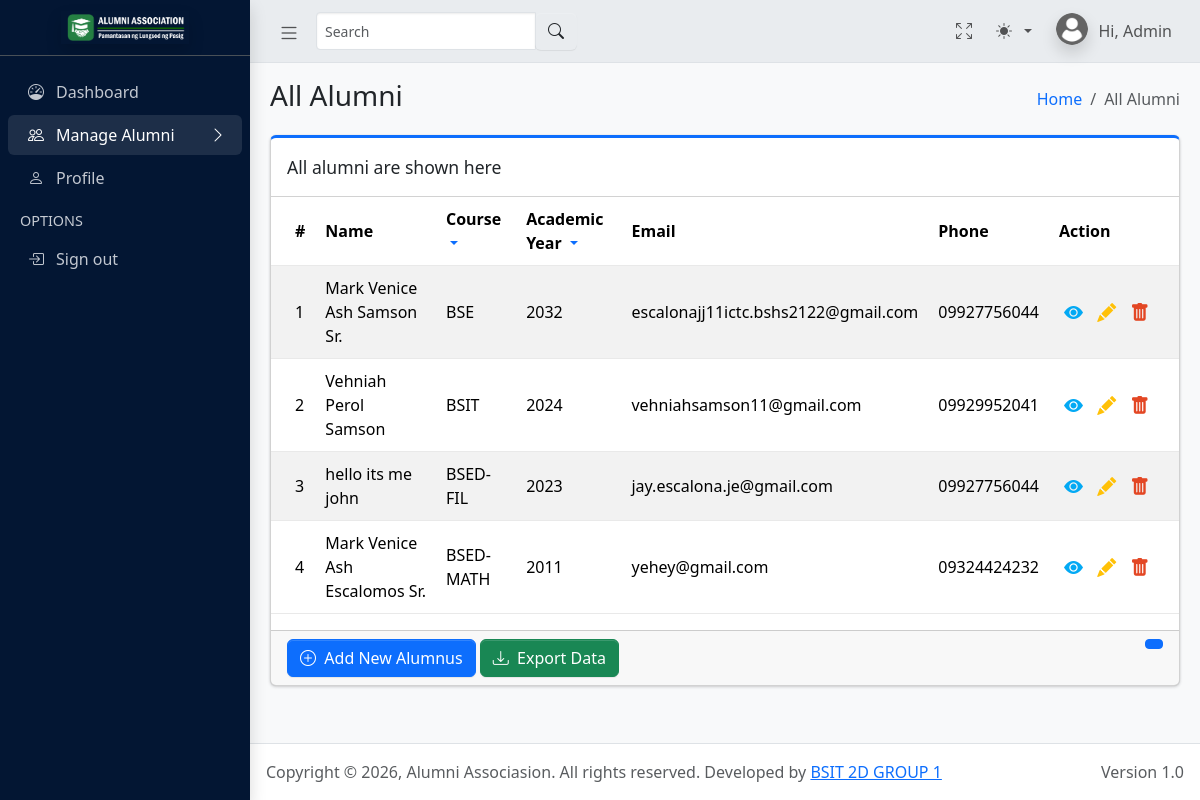
/admin/all_alumni.php (signed in), run on an earlier commit of the app's database.
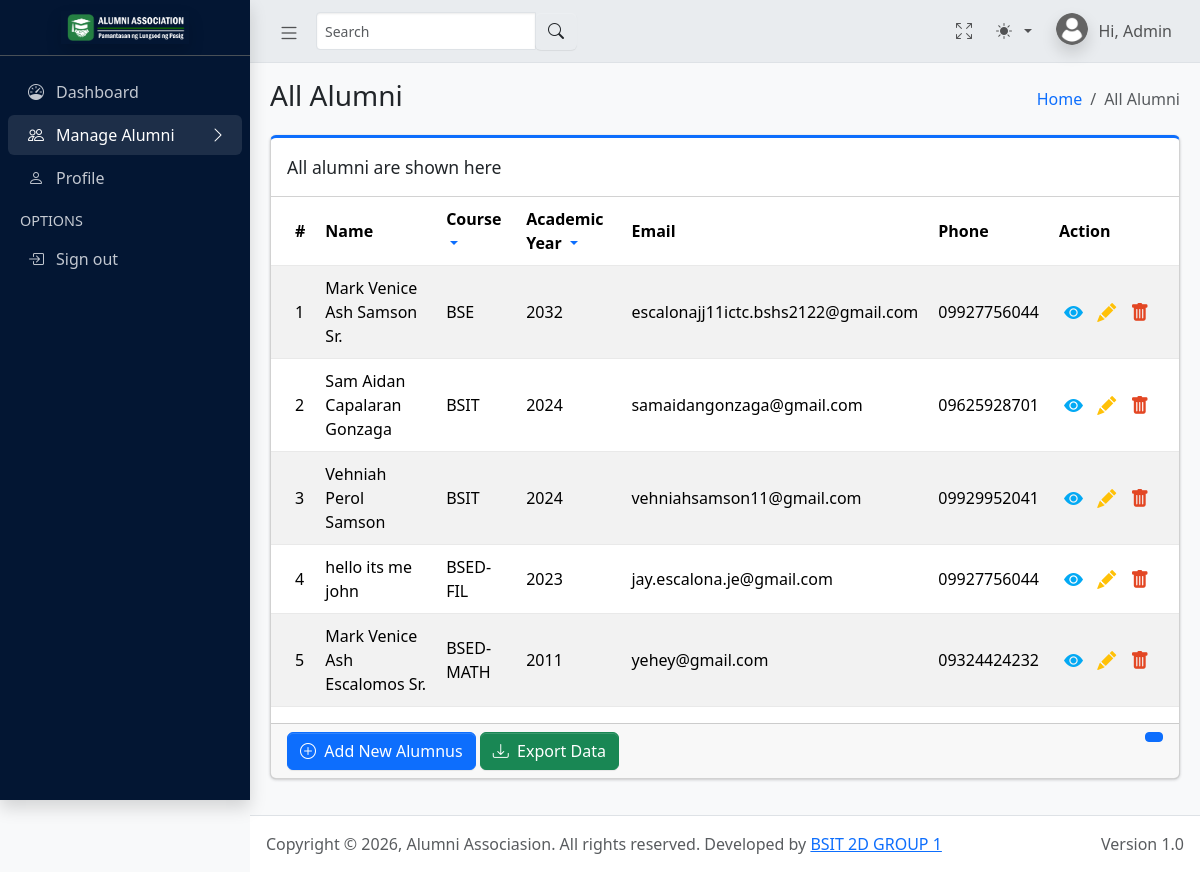
And on a later commit of the database.
### tables this page shows
CREATE TABLE `alumnidetails` (
  `alumni_id` int(11) NOT NULL AUTO_INCREMENT,
  `user_id` int(11) NOT NULL,
  `student_number` varchar(20) NOT NULL,
  `course_id` int(11) DEFAULT NULL,
  `year_graduated` year(4) NOT NULL,
  PRIMARY KEY (`alumni_id`),
  UNIQUE KEY `user_id` (`user_id`),
  UNIQUE KEY `student_number` (`student_number`),
  KEY `course_id` (`course_id`),
  CONSTRAINT `alumnidetails_ibfk_1` FOREIGN KEY (`user_id`) REFERENCES `users` (`id`) ON DELETE CASCADE,
  CONSTRAINT `alumnidetails_ibfk_2` FOREIGN KEY (`course_id`) REFERENCES `courses` (`course_id`)
);

CREATE TABLE `courses` (
  `course_id` int(11) NOT NULL AUTO_INCREMENT,
  `course_name` varchar(100) NOT NULL,
  `course_code` varchar(20) NOT NULL,
  `department_id` int(11) DEFAULT NULL,
  PRIMARY KEY (`course_id`),
  UNIQUE KEY `course_code` (`course_code`),
  KEY `department_id` (`department_id`),
  CONSTRAINT `courses_ibfk_1` FOREIGN KEY (`department_id`) REFERENCES `departments` (`department_id`)
);

CREATE TABLE `users` (
  `id` int(11) NOT NULL AUTO_INCREMENT,
  `email` varchar(100) NOT NULL,
  `password` varchar(255) NOT NULL,
  `role` enum('alumni','admin') NOT NULL,
  `status` enum('active','pending','inactive') DEFAULT 'pending',
  `created_at` timestamp NOT NULL DEFAULT current_timestamp(),
  PRIMARY KEY (`id`),
  UNIQUE KEY `email` (`email`),
  KEY `idx_user_email` (`email`)
);

CREATE TABLE `userprofile` (
  `profile_id` int(11) NOT NULL AUTO_INCREMENT,
  `user_id` int(11) NOT NULL,
  `first_name` varchar(50) NOT NULL,
  `last_name` varchar(50) NOT NULL,
  `suffix` varchar(10) DEFAULT NULL,
  `middle_name` varchar(50) DEFAULT NULL,
  `contact_number` varchar(11) DEFAULT NULL,
  `address` varchar(255) DEFAULT NULL,
  `birthdate` date DEFAULT NULL,
  `gender` enum('Male','Female') DEFAULT NULL,
  `profile_picture` varchar(255) DEFAULT NULL,
  PRIMARY KEY (`profile_id`),
  UNIQUE KEY `user_id` (`user_id`),
  CONSTRAINT `userprofile_ibfk_1` FOREIGN KEY (`user_id`) REFERENCES `users` (`id`) ON DELETE CASCADE
);

### admin/all_alumni.php (the view, shortened to what this page needs)
<?php
include("../backend/db_admin.php");
$limit = 8;
$page = isset($_GET['page']) ? (int)$_GET['page'] : 1;
$offset = ($page - 1) * $limit;
$selected_course = $_GET['course'] ?? 'All';
$selected_year = $_GET['year'] ?? 'All';
$query = "
SELECT
ad.alumni_id,
TRIM(CONCAT_WS(' ',
    up.first_name,
    NULLIF(up.middle_name, ''),
    up.last_name,
    NULLIF(up.suffix, '')
)) AS full_name,
c.course_code AS Programme,
ad.year_graduated AS Academic_year,
u.email AS Email,
up.contact_number AS Phone
FROM alumnidetails ad
INNER JOIN users u ON ad.user_id = u.id
INNER JOIN userprofile up ON up.user_id = u.id
LEFT JOIN courses c ON ad.course_id = c.course_id
WHERE
    ('$selected_course' = 'All' OR c.course_code = '$selected_course')
    AND ('$selected_year' = 'All' OR ad.year_graduated = '$selected_year')
ORDER BY ad.year_graduated DESC, c.course_code ASC, ad.alumni_id DESC
LIMIT $limit OFFSET $offset
";
$ret = mysqli_query($conn, $query);
$total_q = "
SELECT COUNT(*) AS total
FROM alumnidetails ad
LEFT JOIN courses c ON ad.course_id = c.course_id
WHERE
    ('$selected_course' = 'All' OR c.course_code = '$selected_course')
    AND ('$selected_year' = 'All' OR ad.year_graduated = '$selected_year')
";
$total_res = mysqli_query($conn, $total_q);
$total_row = mysqli_fetch_assoc($total_res);
$total_records = $total_row['total'];
$total_pages = ceil($total_records / $limit);
?>
<!DOCTYPE html>
<html lang="en">
<head>
    <?php include('includes/global_styles.php'); ?>
</head>
<body class="layout-fixed sidebar-expand-lg bg-body-tertiary">
    <div class="app-wrapper">
        <?php include('includes/navbar.php'); ?>
        <?php include('includes/sidebar.php'); ?>
        <main class="app-main">
            <div class="app-content-header">
                <div class="container-fluid">
                    <div class="row">
                        <div class="col-sm-6">
                            <h3 class="mb-0">All Alumni</h3>
                        </div>
                        <div class="col-sm-6">
                            <ol class="breadcrumb float-sm-end">
                                <li class="breadcrumb-item"><a href="dashboard.php">Home</a></li>
                                <li class="breadcrumb-item active" aria-current="page">All Alumni</li>
                            </ol>
                        </div>
                    </div>
                </div>
            </div>
            <div class="app-content">
                <div class="container-fluid">
                    <div class="row g-4">
                        <div class="col-md-12">
                            <div class="card card-primary card-outline mb-4">
                                <div class="card-header">
                                    <div class="card-title">All alumni are shown here</div>
                                </div>
                                <div class="card-body p-0">
                                    <div class="table-responsive">
                                        <form method="GET" id="filterForm">
                                            <table class="table table-striped table-hover" id="table-data">
                                                <thead>
                                                    <tr class="align-middle">
                                                        <th style="width: 10px">#</th>
                                                        <th>Name</th>
                                                        <th>
                                                            Course
                                                            <div class="dropdown d-inline">
                                                                <a href="#" class="dropdown-toggle" data-bs-toggle="dropdown" style="text-decoration:none;">
                                                                </a>
                                                            </div>
                                                        </th>
                                                        <th>
                                                            Academic Year
                                                            <div class="dropdown d-inline">
                                                                <a href="#" class="dropdown-toggle" data-bs-toggle="dropdown" style="text-decoration:none;">
                                                                </a>
                                                            </div>
                                                        </th>
                                                        <th>Email</th>
                                                        <th>Phone</th>
                                                        <th style="width: 40px">Action</th>
                                                    </tr>
                                                </thead>
                                                <tbody>
                                                    <?php
                                                    $cnt = $offset + 1;
                                                    if (mysqli_num_rows($ret) > 0) {
                                                        while ($row = mysqli_fetch_array($ret)) {
                                                    ?>
                                                            <tr class="align-middle">
                                                                <td><?= $cnt ?></td>
                                                                <td><?= $row['full_name'] ?></td>
                                                                <td><?= $row['Programme'] ?></td>
                                                                <td><?= $row['Academic_year'] ?></td>
                                                                <td><?= $row['Email'] ?></td>
                                                                <td><?= $row['Phone'] ?></td>
                                                                <td>
                                                                    <a href="view_alumnus.php?id=<?= $row['alumni_id'] ?>" class="view">
                                                                        <i class="bi bi-eye-fill"></i>
                                                                    </a>
                                                                    <a href="edit_alumnus.php?id=<?= $row['alumni_id'] ?>" class="edit">
                                                                        <i class="bi bi-pencil-fill"></i>
                                                                    </a>
                                                                    <a href="all_alumni.php?delete=1&id=<?= $row['alumni_id'] ?>"
                                                                        class="delete"
                                                                        onclick="return confirm('Delete this record?');">
                                                                        <i class="bi bi-trash-fill"></i>
                                                                    </a>
                                                                </td>
                                                            </tr>
                                                        <?php
                                                            $cnt = $cnt + 1;
                                                        }
                                                    } else { ?>
                                                        <tr>
                                                            <th style="text-align:center; color:red;" colspan="7">No Record Found</th>
                                                        </tr>
                                                    <?php } ?>
                                                </tbody>
                                            </table>
                                        </form>
                                    </div>
                                </div>
                                <div class="card-footer clearfix">
                                    <form action="export_data.php" method="POST">
                                        <a href="add_alumnus.php" class="btn btn-primary"><i class="bi bi-plus-circle"></i>&nbsp; Add New Alumnus</a>
                                        <button class="exportexcel btn btn-success" id="exportexcel" name="exportexcel" type="submit"><i class="bi bi-download"></i>&nbsp; Export Data</button>
                                        <ul class="pagination pagination-sm m-0 float-end">
                                            <?php for ($i = 1; $i <= $total_pages; $i++): ?>
                                                <li class="page-item <?php if ($i == $page) echo 'active'; ?>">
                                                    <a class="page-link" href="?course=<?= $selected_course ?>&year=<?= $selected_year ?>&page=<?= $i ?>"></a>
                                                </li>
                                            <?php endfor; ?>
                                        </ul>
                                    </form>
                                </div>
                            </div>
                        </div>
                    </div>
                </div>
            </div>
        </main>
        <?php include("includes/footer.php"); ?>
</body>
</html>

### admin/includes/global_styles.php
<link rel="stylesheet" href="https://cdn.jsdelivr.net/npm/@fontsource/source-sans-3@5.1.0/index.min.css">
    <link rel="stylesheet" href="css/overlayscrollbars.min.css">
    <link rel="stylesheet" href="css/bootstrap-icons.min.css">
    <link rel="stylesheet" href="css/dashboard-style.css">

### admin/includes/navbar.php (shortened to what this page needs)
<nav class="app-header navbar navbar-expand bg-body-secondary">
    <div class="container-fluid">
        <ul class="navbar-nav">
            <li class="nav-item"> <a class="nav-link" data-lte-toggle="sidebar" href="#" role="button"> <i class="bi bi-list" style="font-size: 22px;"></i> </a> </li>
            <form class="form-inline ml-3 mt-1 mb-1">
                <div class="input-group input-group-sm">
                    <input class="form-control form-control-navbar" type="search" id="Search" placeholder="Search" aria-label="Search" onkeyup="search()">
                    <div class="input-group-append">
                        <button class="btn btn-navbar" type="submit">
                            <i class="bi bi-search"></i>
                        </button>
                    </div>
                </div>
            </form>
        </ul>
        <ul class="navbar-nav ms-auto">
            <li class="nav-item"> <a class="nav-link" href="#" data-lte-toggle="fullscreen"> <i data-lte-icon="maximize" class="bi bi-arrows-fullscreen"></i> </a></li>
            <li class="nav-item dropdown">
                <button class="btn btn-link nav-link py-2 px-0 px-lg-2 dropdown-toggle d-flex align-items-center" id="bd-theme" type="button" aria-expanded="false" data-bs-toggle="dropdown" data-bs-display="static">
                    <span class="theme-icon-active">
                        <i class="my-1"></i>
                    </span>
                </button>
            </li>
            <li class="nav-item dropdown user-menu"> <a href="#" class="nav-link dropdown-toggle" data-bs-toggle="dropdown"> <img src="img/user.webp" class="user-image rounded-circle shadow" alt="User Image"> <span class="d-none d-md-inline">Hi, Admin</span> </a>
            </li>
        </ul>
    </div>
</nav>

### admin/includes/sidebar.php (shortened to what this page needs)
<aside class="app-sidebar bg-primary-subtle shadow" data-bs-theme="dark">
            <div class="sidebar-brand"><a href="dashboard.php" class="brand-link"><img src="img/alumni_plp_header_3.png" alt="AASICT Logo" class="brand-image shadow"> </a></div>
            <?php
            $activePage = basename($_SERVER['PHP_SELF'], ".php");
            ?>
            <div class="sidebar-wrapper">
                <nav class="mt-2">
                    <ul class="nav sidebar-menu flex-column" data-lte-toggle="treeview" role="menu" data-accordion="false">
                        <li class="nav-item"> <a href="dashboard.php" class="nav-link <?= ($activePage == 'dashboard') ? 'active':''; ?>"> <i class="nav-icon bi bi-speedometer"></i><p>Dashboard</p></a></li>
                        <li class="nav-item"> <a href="#" class="nav-link <?= ($activePage == 'add_alumnus') || ($activePage == 'all_alumni') ? 'active':''; ?>"> <i class="nav-icon bi bi-people"></i><p>Manage Alumni<i class="nav-arrow bi bi-chevron-right"></i></p></a>
                        </li>
                        <li class="nav-item"> <a href="profile.php" class="nav-link <?= ($activePage == 'profile') ? 'active':''; ?>"> <i class="nav-icon bi bi-person"></i><p>Profile</p></a></li>
                        <li class="nav-header">OPTIONS</li>
                        <li class="nav-item"> <a href="#" class="nav-link" onclick="logout(event)"> <i class="nav-icon bi bi-box-arrow-in-right"></i><p>Sign out</p></a></li>
                </nav>
            </div>
        </aside>

### admin/includes/footer.php (shortened to what this page needs)
<footer class="app-footer">
            <div class="float-end d-none d-sm-inline">Version 1.0</div>
            Copyright © <span id="currentyear"></span>, Alumni Associasion. All rights reserved. Developed by <a href="https://github.com/Raidev07/Alumni-Portal" target="_blank">BSIT 2D GROUP 1</a>
        </footer>
    </div>

### admin/all_alumni.php (style rules this page uses)
table.table tr th, table.table tr td { border-color: #e9e9e9; padding: 10px; }
table.table td:last-child { width: 130px; }
table.table td a { color: #a0a5b1; display: inline-block; margin: 0 5px; }
table.table td a.view { color: #03A9F4; }
table.table td a.edit { color: #FFC107; }
table.table td a.delete { color: #E34724; }
table.table td i { font-size: 19px; }

What changed in the data, as far as the page shows it:
added alumnidetails: full_name "Sam Aidan Capalaran Gonzaga", course.course_code "BSIT", year_graduated "2024", user.email "samaidangonzaga@gmail.com", userprofile.contact_number "09625928701"
